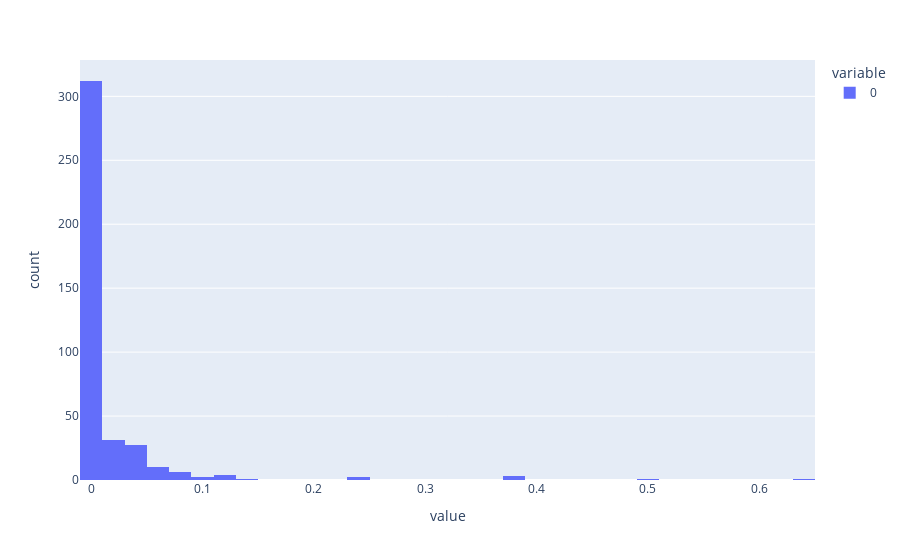

Here is the notebook cell this chart was saved with:
### Code cell
px.histogram(np.abs(affinity.ravel()))

### Figure 1 — Plotly figure (JSON) as saved in the notebook; plotly's stock layout.template omitted (floating-point values rounded to 4 significant figures; data arrays with more than 128 entries replaced by an {"elided": "..."} marker saying what was removed)
{"data": [{"alignmentgroup": "True", "bingroup": "x", "hovertemplate": "variable=0<br>value=%{x}<br>count=%{y}<extra></extra>", "legendgroup": "0", "marker": {"color": "#636efa", "pattern": {"shape": ""}}, "name": "0", "offsetgroup": "0", "orientation": "v", "showlegend": true, "type": "histogram", "x": {"elided": "400 float values"}, "xaxis": "x", "yaxis": "y"}], "layout": {"barmode": "relative", "legend": {"title": {"text": "variable"}, "tracegroupgap": 0}, "margin": {"t": 60}, "xaxis": {"anchor": "y", "domain": [0, 1], "title": {"text": "value"}}, "yaxis": {"anchor": "x", "domain": [0, 1], "title": {"text": "count"}}}}
